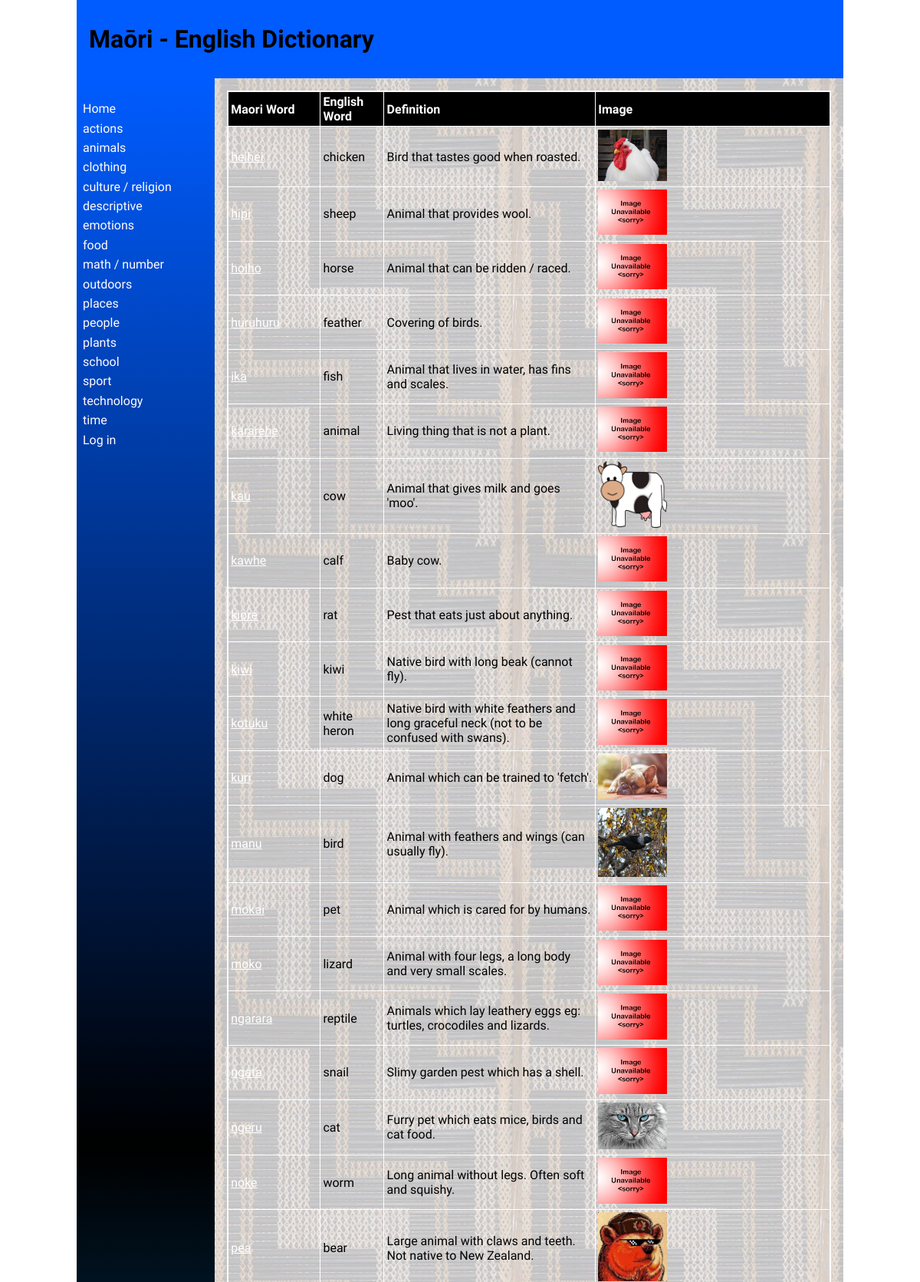
The app's page /categories/2 (upper part) with its own data.
### tables this page shows
CREATE TABLE "category"
(
	id INTEGER
		constraint category_pk
			primary key autoincrement,
	category_name varchar(69) not null
);

CREATE TABLE "words"
(
	maori varchar(69),
	english varchar(69),
	category integer,
	definition varchar(100),
	levels integer,
	images varchar(69),
	id integer
		constraint words_pk
			primary key autoincrement,
	date_added integer default 0
, user_id integer);

### app.py (the view, shortened to what this page needs)
@app.route('/categories/<cat_id>', methods=["POST", "GET"])
def render_categorypage(cat_id):
    con = create_connection(DB_NAME)
    query = "SELECT id, maori, english, definition, levels, images FROM words WHERE category=?" \
            "ORDER BY maori ASC"
    cur = con.cursor()
    cur.execute(query, (int(cat_id),))
    definition = cur.fetchall()
    print(definition)
    con.close()
    return render_template('words.html', definitions=definition, logged_in=is_logged_in(), deleting=intention("delete"),
                           categories=fetch_categories(), category=cat_id)

### app.py (called while the page is built)
def intention(button):
    if button in request.form:
        return True
    else:
        return False

def create_connection(db_file):
    try:
        connection = sqlite3.connect(db_file)
        return connection
    except Error as e:
        print(e)
    return None

def fetch_categories():
    con = create_connection(DB_NAME)
    query = "SELECT id, category_name FROM category"
    cur = con.cursor()
    cur.execute(query)
    categories = cur.fetchall()
    con.close()
    return categories

def is_logged_in():
    if session.get("email") is None:
        print("you are not logged in")
        return False
    else:
        print("you are logged in")
        return True

### templates/words.html (shortened to what this page needs)
{% extends 'base.html' %}
{% block heading %}Maōri - English Dictionary{% endblock %}
{% block main %}
    <table>
        <tr>
            <th>Maori Word</th>
            <th>English Word</th>
            <th>Definition</th>
            <th>Image</th>
        </tr>
        {% for definition in definitions %}
            <tr>
                <td><a href="/detail/{{ definition[0] }}">{{ definition[1] }}</a></td>
                <td>{{ definition[2] }}</td>
                <td>{{ definition[3] }}</td>
                <td>
                    <img style="width:30%;" src="/static/images/{{ definition[5] }}" type="images/jpg"/>
                </td>
            </tr>
        {% endfor %}
    </table>
{% endblock %}

### templates/base.html (shortened to what this page needs)
<!doctype html>
<html lang="en">
<head>
   <link href="{{ url_for('static', filename='css/style.css') }}" rel="stylesheet">
</head>
<body>
   <div id="container">
      <header>
         <h1>{% block heading %}{% endblock %}</h1>
      </header>
      <nav>
         <ul>
                <li><a href="\">Home</a></li>
                {% for category in categories %}
                <li><a href="/categories/{{ category[0] }}">{{category[1]}}</a></li>
                {% endfor %}
         <li>
             {% if logged_in %}<a href="/logout">Log out</a>{% else %}
             <a href="/login">Log in</a></li>{% endif %}
         </ul>
      </nav>
      <main>
            {% block main%}{% endblock %}
        </main>
   </div>
</body>
</html>

### static/css/style.css (style rules this page uses)
* { font-family: Comfortaa, sans-serif; margin: 0; padding: 0; box-sizing: border-box; }
#container { display: grid; grid-template-columns: 75px auto; grid-template-areas: 'nav header' 'main main' 'footer footer'; }
header { grid-area: header; background-color: #005cff; padding: 1rem; }
nav { grid-area: nav; }
main { grid-area: main; padding: 1rem; background-color: #005cff; }
h1, h2, h3, h4 { padding: 1rem 0; font-family: 'Suez One', serif; color: #000000; text-shadow: 2px 2px 4px #005cff; }
a { color: #ffffff; }
table { width: 100%; border: 2px solid #ffffff; border-collapse: collapse; }
th, td { border: 1px solid #ffffff; padding: 0.2rem; text-align: left; }
th { background-color: #000000; color: #ffffff; }
@media only screen and (min-width: 768px) { #container { grid-template-columns: 180px auto; grid-template-areas: 'header header' 'nav main' 'footer footer'; } }
@media only screen and (min-width: 768px) { nav { background: linear-gradient(180deg, rgb(0, 92, 255) 0%, rgb(0, 0, 0) 50%, rgb(0, 144, 255) 100%); padding: 0.5rem; } }
@media only screen and (min-width: 768px) { nav ul { list-style: none; } }
@media only screen and (min-width: 768px) { nav li { padding: 0.2rem 0; } }
@media only screen and (min-width: 768px) { nav a { color: #fdfdfd; text-decoration: none; } }
@media only screen and (min-width: 768px) { main { background-image: url('static/images/poutama.jpg'); } }
@media only screen and (min-width: 1000px) { #container { width: 1000px; margin: auto; } }

### records on screen
category: category_name "actions"
category: category_name "animals"
category: category_name "clothing"
category: category_name "culture / religion"
category: category_name "descriptive"
category: category_name "emotions"
category: category_name "food"
category: category_name "math / number"
category: category_name "outdoors"
category: category_name "places"
category: category_name "people"
category: category_name "plants"
category: category_name "school"
category: category_name "sport"
category: category_name "technology"
category: category_name "time"
words: maori "heihei", english "chicken", definition "Bird that tastes good when roasted.", images (picture)
words: maori "hipi", english "sheep", definition "Animal that provides wool.", images (placeholder picture)
words: maori "hoiho", english "horse", definition "Animal that can be ridden / raced.", images (placeholder picture)
words: maori "huruhuru", english "feather", definition "Covering of birds.", images (placeholder picture)
words: maori "ika", english "fish", definition "Animal that lives in water, has fins and scales.", images (placeholder picture)
words: maori "kararehe", english "animal", definition "Living thing that is not a plant.", images (placeholder picture)
words: maori "kau", english "cow", definition "Animal that gives milk and goes 'moo'.", images (picture)
words: maori "kawhe", english "calf", definition "Baby cow.", images (placeholder picture)
words: maori "kiore", english "rat", definition "Pest that eats just about anything.", images (placeholder picture)
words: maori "kiwi", english "kiwi", definition "Native bird with long beak (cannot fly).", images (placeholder picture)
words: maori "kotuku", english "white heron", definition "Native bird with white feathers and long graceful neck (not to be confused with swans).", images (placeholder picture)
words: maori "kuri", english "dog", definition "Animal which can be trained to 'fetch'.", images (picture)
words: maori "manu", english "bird", definition "Animal with feathers and wings (can usually fly).", images (picture)
words: maori "mokai", english "pet", definition "Animal which is cared for by humans.", images (placeholder picture)
words: maori "moko", english "lizard", definition "Animal with four legs, a long body and very small scales.", images (placeholder picture)
words: maori "ngarara", english "reptile", definition "Animals which lay leathery eggs eg: turtles, crocodiles and lizards.", images (placeholder picture)
words: maori "ngata", english "snail", definition "Slimy garden pest which has a shell.", images (placeholder picture)
words: maori "ngeru", english "cat", definition "Furry pet which eats mice, birds and cat food.", images (picture)
words: maori "noke", english "worm", definition "Long animal without legs. Often soft and squishy.", images (placeholder picture)
words: maori "pea", english "bear", definition "Large animal with claws and teeth. Not native to New Zealand.", images (picture)
